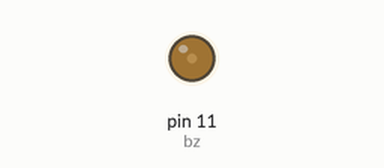
This sketch was run on a simulated Arduino Uno, built with avr-gcc and run on an emulated ATmega328P. On the bench: output pins drawn as LEDs (lit = HIGH).

Above: at 0.05 s.
At 1.25 s:
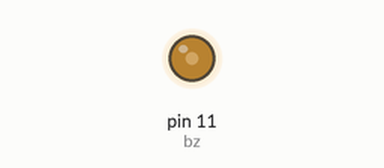
At 2.5 s:
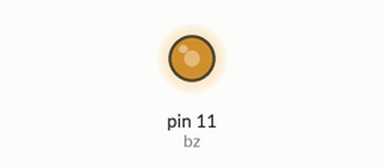
At 5.0 s:
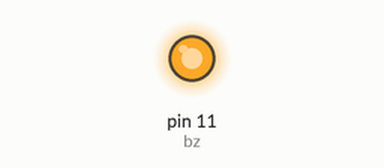
Timing chart, 0 to 6.5 s (numbered marks = the images above):
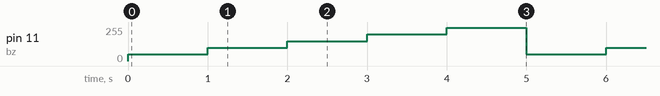

The sketch:

10-2.ino
```cpp
int bz=11;

void setup() {
  pinMode(bz,OUTPUT);
}


void loop() {
   analogWrite(bz,50);
   delay(1000);
   analogWrite(bz,100);
   delay(1000);
   analogWrite(bz,150);
   delay(1000);
   analogWrite(bz,200);
   delay(1000);
   analogWrite(bz,250);
   delay(1000);
}
```

Measured:
- by itself, pin 11 (bz): repeats every 5.0 s: 100/255 1.0 s, 150/255 1.0 s, 200/255 1.0 s, 250/255 1.0 s, 50/255 1.0 s
